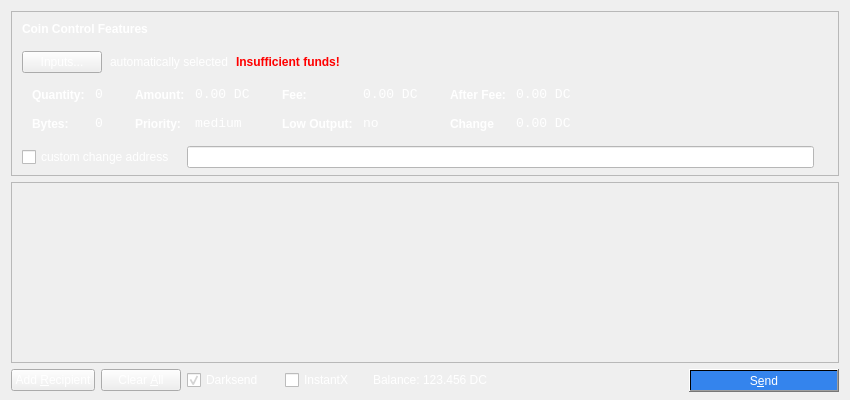
<?xml version="1.0" encoding="UTF-8"?>
<ui version="4.0">
 <class>SendCoinsDialog</class>
 <widget class="QDialog" name="SendCoinsDialog">
  <property name="geometry">
   <rect>
    <x>0</x>
    <y>0</y>
    <width>850</width>
    <height>400</height>
   </rect>
  </property>
  <property name="windowTitle">
   <string>Send Coins</string>
  </property>
  <property name="styleSheet">
   <string notr="true">color: rgb(255, 255, 255);
background:url(:/images/background4);</string>
  </property>
  <layout class="QVBoxLayout" name="verticalLayout" stretch="0,1,0">
   <property name="bottomMargin">
    <number>8</number>
   </property>
   <item>
    <widget class="QFrame" name="frameCoinControl">
     <property name="sizePolicy">
      <sizepolicy hsizetype="Expanding" vsizetype="Expanding">
       <horstretch>0</horstretch>
       <verstretch>0</verstretch>
      </sizepolicy>
     </property>
     <property name="maximumSize">
      <size>
       <width>16777215</width>
       <height>16777215</height>
      </size>
     </property>
     <property name="frameShape">
      <enum>QFrame::StyledPanel</enum>
     </property>
     <property name="frameShadow">
      <enum>QFrame::Sunken</enum>
     </property>
     <layout class="QVBoxLayout" name="verticalLayoutCoinControl2">
      <property name="spacing">
       <number>-1</number>
      </property>
      <property name="leftMargin">
       <number>0</number>
      </property>
      <property name="topMargin">
       <number>0</number>
      </property>
      <property name="rightMargin">
       <number>0</number>
      </property>
      <property name="bottomMargin">
       <number>6</number>
      </property>
      <item>
       <layout class="QVBoxLayout" name="verticalLayoutCoinControl" stretch="0,0,0,0,1">
        <property name="spacing">
         <number>0</number>
        </property>
        <property name="leftMargin">
         <number>10</number>
        </property>
        <property name="topMargin">
         <number>10</number>
        </property>
        <item>
         <layout class="QHBoxLayout" name="horizontalLayoutCoinControl1">
          <property name="bottomMargin">
           <number>15</number>
          </property>
          <item>
           <widget class="QLabel" name="labelCoinControlFeatures">
            <property name="sizePolicy">
             <sizepolicy hsizetype="Preferred" vsizetype="Maximum">
              <horstretch>0</horstretch>
              <verstretch>0</verstretch>
             </sizepolicy>
            </property>
            <property name="font">
             <font>
              <weight>75</weight>
              <bold>true</bold>
             </font>
            </property>
            <property name="styleSheet">
             <string notr="true">font-weight:bold;</string>
            </property>
            <property name="text">
             <string>Coin Control Features</string>
            </property>
           </widget>
          </item>
         </layout>
        </item>
        <item>
         <layout class="QHBoxLayout" name="horizontalLayoutCoinControl2" stretch="0,0,0,0">
          <property name="spacing">
           <number>8</number>
          </property>
          <property name="bottomMargin">
           <number>10</number>
          </property>
          <item>
           <widget class="QPushButton" name="pushButtonCoinControl">
            <property name="styleSheet">
             <string notr="true"/>
            </property>
            <property name="text">
             <string>Inputs...</string>
            </property>
           </widget>
          </item>
          <item>
           <widget class="QLabel" name="labelCoinControlAutomaticallySelected">
            <property name="text">
             <string>automatically selected</string>
            </property>
            <property name="margin">
             <number>5</number>
            </property>
           </widget>
          </item>
          <item>
           <widget class="QLabel" name="labelCoinControlInsuffFunds">
            <property name="font">
             <font>
              <weight>75</weight>
              <bold>true</bold>
             </font>
            </property>
            <property name="styleSheet">
             <string notr="true">color:red;font-weight:bold;</string>
            </property>
            <property name="text">
             <string>Insufficient funds!</string>
            </property>
            <property name="margin">
             <number>5</number>
            </property>
           </widget>
          </item>
          <item>
           <spacer name="horizontalSpacerCoinControl">
            <property name="orientation">
             <enum>Qt::Horizontal</enum>
            </property>
            <property name="sizeHint" stdset="0">
             <size>
              <width>40</width>
              <height>1</height>
             </size>
            </property>
           </spacer>
          </item>
         </layout>
        </item>
        <item>
         <widget class="QWidget" name="widgetCoinControl" native="true">
          <property name="sizePolicy">
           <sizepolicy hsizetype="Preferred" vsizetype="Preferred">
            <horstretch>0</horstretch>
            <verstretch>0</verstretch>
           </sizepolicy>
          </property>
          <property name="minimumSize">
           <size>
            <width>0</width>
            <height>0</height>
           </size>
          </property>
          <property name="styleSheet">
           <string notr="true"/>
          </property>
          <layout class="QHBoxLayout" name="horizontalLayoutCoinControl5">
           <property name="leftMargin">
            <number>0</number>
           </property>
           <property name="topMargin">
            <number>0</number>
           </property>
           <property name="rightMargin">
            <number>0</number>
           </property>
           <property name="bottomMargin">
            <number>0</number>
           </property>
           <item>
            <layout class="QHBoxLayout" name="horizontalLayoutCoinControl3" stretch="0,0,0,1">
             <property name="spacing">
              <number>20</number>
             </property>
             <property name="topMargin">
              <number>0</number>
             </property>
             <property name="bottomMargin">
              <number>10</number>
             </property>
             <item>
              <layout class="QFormLayout" name="formLayoutCoinControl1">
               <property name="horizontalSpacing">
                <number>10</number>
               </property>
               <property name="verticalSpacing">
                <number>14</number>
               </property>
               <property name="leftMargin">
                <number>10</number>
               </property>
               <property name="topMargin">
                <number>4</number>
               </property>
               <property name="rightMargin">
                <number>6</number>
               </property>
               <item row="0" column="0">
                <widget class="QLabel" name="labelCoinControlQuantityText">
                 <property name="styleSheet">
                  <string notr="true">font-weight:bold;</string>
                 </property>
                 <property name="text">
                  <string>Quantity:</string>
                 </property>
                 <property name="margin">
                  <number>0</number>
                 </property>
                </widget>
               </item>
               <item row="0" column="1">
                <widget class="QLabel" name="labelCoinControlQuantity">
                 <property name="font">
                  <font>
                   <family>Monospace</family>
                   <pointsize>10</pointsize>
                  </font>
                 </property>
                 <property name="cursor">
                  <cursorShape>IBeamCursor</cursorShape>
                 </property>
                 <property name="contextMenuPolicy">
                  <enum>Qt::ActionsContextMenu</enum>
                 </property>
                 <property name="text">
                  <string>0</string>
                 </property>
                 <property name="margin">
                  <number>0</number>
                 </property>
                 <property name="textInteractionFlags">
                  <set>Qt::LinksAccessibleByMouse|Qt::TextSelectableByKeyboard|Qt::TextSelectableByMouse</set>
                 </property>
                </widget>
               </item>
               <item row="1" column="0">
                <widget class="QLabel" name="labelCoinControlBytesText">
                 <property name="styleSheet">
                  <string notr="true">font-weight:bold;</string>
                 </property>
                 <property name="text">
                  <string>Bytes:</string>
                 </property>
                </widget>
               </item>
               <item row="1" column="1">
                <widget class="QLabel" name="labelCoinControlBytes">
                 <property name="font">
                  <font>
                   <family>Monospace</family>
                   <pointsize>10</pointsize>
                  </font>
                 </property>
                 <property name="cursor">
                  <cursorShape>IBeamCursor</cursorShape>
                 </property>
                 <property name="contextMenuPolicy">
                  <enum>Qt::ActionsContextMenu</enum>
                 </property>
                 <property name="text">
                  <string>0</string>
                 </property>
                 <property name="textInteractionFlags">
                  <set>Qt::LinksAccessibleByMouse|Qt::TextSelectableByKeyboard|Qt::TextSelectableByMouse</set>
                 </property>
                </widget>
               </item>
              </layout>
             </item>
             <item>
              <layout class="QFormLayout" name="formLayoutCoinControl2">
               <property name="horizontalSpacing">
                <number>10</number>
               </property>
               <property name="verticalSpacing">
                <number>14</number>
               </property>
               <property name="leftMargin">
                <number>6</number>
               </property>
               <property name="topMargin">
                <number>4</number>
               </property>
               <property name="rightMargin">
                <number>6</number>
               </property>
               <item row="0" column="0">
                <widget class="QLabel" name="labelCoinControlAmountText">
                 <property name="styleSheet">
                  <string notr="true">font-weight:bold;</string>
                 </property>
                 <property name="text">
                  <string>Amount:</string>
                 </property>
                 <property name="margin">
                  <number>0</number>
                 </property>
                </widget>
               </item>
               <item row="0" column="1">
                <widget class="QLabel" name="labelCoinControlAmount">
                 <property name="font">
                  <font>
                   <family>Monospace</family>
                   <pointsize>10</pointsize>
                  </font>
                 </property>
                 <property name="cursor">
                  <cursorShape>IBeamCursor</cursorShape>
                 </property>
                 <property name="contextMenuPolicy">
                  <enum>Qt::ActionsContextMenu</enum>
                 </property>
                 <property name="text">
                  <string>0.00 DC</string>
                 </property>
                 <property name="textInteractionFlags">
                  <set>Qt::LinksAccessibleByMouse|Qt::TextSelectableByKeyboard|Qt::TextSelectableByMouse</set>
                 </property>
                </widget>
               </item>
               <item row="1" column="0">
                <widget class="QLabel" name="labelCoinControlPriorityText">
                 <property name="styleSheet">
                  <string notr="true">font-weight:bold;</string>
                 </property>
                 <property name="text">
                  <string>Priority:</string>
                 </property>
                </widget>
               </item>
               <item row="1" column="1">
                <widget class="QLabel" name="labelCoinControlPriority">
                 <property name="font">
                  <font>
                   <family>Monospace</family>
                   <pointsize>10</pointsize>
                  </font>
                 </property>
                 <property name="cursor">
                  <cursorShape>IBeamCursor</cursorShape>
                 </property>
                 <property name="contextMenuPolicy">
                  <enum>Qt::ActionsContextMenu</enum>
                 </property>
                 <property name="text">
                  <string>medium</string>
                 </property>
                 <property name="textInteractionFlags">
                  <set>Qt::LinksAccessibleByMouse|Qt::TextSelectableByKeyboard|Qt::TextSelectableByMouse</set>
                 </property>
                </widget>
               </item>
              </layout>
             </item>
             <item>
              <layout class="QFormLayout" name="formLayoutCoinControl3">
               <property name="horizontalSpacing">
                <number>10</number>
               </property>
               <property name="verticalSpacing">
                <number>14</number>
               </property>
               <property name="leftMargin">
                <number>6</number>
               </property>
               <property name="topMargin">
                <number>4</number>
               </property>
               <property name="rightMargin">
                <number>6</number>
               </property>
               <item row="0" column="0">
                <widget class="QLabel" name="labelCoinControlFeeText">
                 <property name="styleSheet">
                  <string notr="true">font-weight:bold;</string>
                 </property>
                 <property name="text">
                  <string>Fee:</string>
                 </property>
                 <property name="margin">
                  <number>0</number>
                 </property>
                </widget>
               </item>
               <item row="0" column="1">
                <widget class="QLabel" name="labelCoinControlFee">
                 <property name="font">
                  <font>
                   <family>Monospace</family>
                   <pointsize>10</pointsize>
                  </font>
                 </property>
                 <property name="cursor">
                  <cursorShape>IBeamCursor</cursorShape>
                 </property>
                 <property name="contextMenuPolicy">
                  <enum>Qt::ActionsContextMenu</enum>
                 </property>
                 <property name="text">
                  <string>0.00 DC</string>
                 </property>
                 <property name="textInteractionFlags">
                  <set>Qt::LinksAccessibleByMouse|Qt::TextSelectableByKeyboard|Qt::TextSelectableByMouse</set>
                 </property>
                </widget>
               </item>
               <item row="1" column="0">
                <widget class="QLabel" name="labelCoinControlLowOutputText">
                 <property name="styleSheet">
                  <string notr="true">font-weight:bold;</string>
                 </property>
                 <property name="text">
                  <string>Low Output:</string>
                 </property>
                </widget>
               </item>
               <item row="1" column="1">
                <widget class="QLabel" name="labelCoinControlLowOutput">
                 <property name="font">
                  <font>
                   <family>Monospace</family>
                   <pointsize>10</pointsize>
                  </font>
                 </property>
                 <property name="cursor">
                  <cursorShape>IBeamCursor</cursorShape>
                 </property>
                 <property name="contextMenuPolicy">
                  <enum>Qt::ActionsContextMenu</enum>
                 </property>
                 <property name="text">
                  <string>no</string>
                 </property>
                 <property name="textInteractionFlags">
                  <set>Qt::LinksAccessibleByMouse|Qt::TextSelectableByKeyboard|Qt::TextSelectableByMouse</set>
                 </property>
                </widget>
               </item>
              </layout>
             </item>
             <item>
              <layout class="QFormLayout" name="formLayoutCoinControl4">
               <property name="horizontalSpacing">
                <number>10</number>
               </property>
               <property name="verticalSpacing">
                <number>14</number>
               </property>
               <property name="leftMargin">
                <number>6</number>
               </property>
               <property name="topMargin">
                <number>4</number>
               </property>
               <property name="rightMargin">
                <number>6</number>
               </property>
               <item row="0" column="0">
                <widget class="QLabel" name="labelCoinControlAfterFeeText">
                 <property name="styleSheet">
                  <string notr="true">font-weight:bold;</string>
                 </property>
                 <property name="text">
                  <string>After Fee:</string>
                 </property>
                 <property name="margin">
                  <number>0</number>
                 </property>
                </widget>
               </item>
               <item row="0" column="1">
                <widget class="QLabel" name="labelCoinControlAfterFee">
                 <property name="font">
                  <font>
                   <family>Monospace</family>
                   <pointsize>10</pointsize>
                  </font>
                 </property>
                 <property name="cursor">
                  <cursorShape>IBeamCursor</cursorShape>
                 </property>
                 <property name="contextMenuPolicy">
                  <enum>Qt::ActionsContextMenu</enum>
                 </property>
                 <property name="text">
                  <string>0.00 DC</string>
                 </property>
                 <property name="textInteractionFlags">
                  <set>Qt::LinksAccessibleByMouse|Qt::TextSelectableByKeyboard|Qt::TextSelectableByMouse</set>
                 </property>
                </widget>
               </item>
               <item row="1" column="0">
                <widget class="QLabel" name="labelCoinControlChangeText">
                 <property name="styleSheet">
                  <string notr="true">font-weight:bold;</string>
                 </property>
                 <property name="text">
                  <string>Change</string>
                 </property>
                </widget>
               </item>
               <item row="1" column="1">
                <widget class="QLabel" name="labelCoinControlChange">
                 <property name="font">
                  <font>
                   <family>Monospace</family>
                   <pointsize>10</pointsize>
                  </font>
                 </property>
                 <property name="cursor">
                  <cursorShape>IBeamCursor</cursorShape>
                 </property>
                 <property name="contextMenuPolicy">
                  <enum>Qt::ActionsContextMenu</enum>
                 </property>
                 <property name="text">
                  <string>0.00 DC</string>
                 </property>
                 <property name="textInteractionFlags">
                  <set>Qt::LinksAccessibleByMouse|Qt::TextSelectableByKeyboard|Qt::TextSelectableByMouse</set>
                 </property>
                </widget>
               </item>
              </layout>
             </item>
            </layout>
           </item>
          </layout>
         </widget>
        </item>
        <item>
         <layout class="QHBoxLayout" name="horizontalLayoutCoinControl4" stretch="0,0,0">
          <property name="spacing">
           <number>12</number>
          </property>
          <property name="sizeConstraint">
           <enum>QLayout::SetDefaultConstraint</enum>
          </property>
          <property name="topMargin">
           <number>5</number>
          </property>
          <property name="rightMargin">
           <number>5</number>
          </property>
          <item>
           <widget class="QCheckBox" name="checkBoxCoinControlChange">
            <property name="text">
             <string>custom change address</string>
            </property>
           </widget>
          </item>
          <item>
           <widget class="QLineEdit" name="lineEditCoinControlChange">
            <property name="enabled">
             <bool>false</bool>
            </property>
            <property name="sizePolicy">
             <sizepolicy hsizetype="Expanding" vsizetype="Fixed">
              <horstretch>0</horstretch>
              <verstretch>0</verstretch>
             </sizepolicy>
            </property>
            <property name="styleSheet">
             <string notr="true">background:rgb(255, 255, 255);
color:rgb(0, 0, 0);</string>
            </property>
           </widget>
          </item>
          <item>
           <widget class="QLabel" name="labelCoinControlChangeLabel">
            <property name="sizePolicy">
             <sizepolicy hsizetype="Preferred" vsizetype="Expanding">
              <horstretch>0</horstretch>
              <verstretch>0</verstretch>
             </sizepolicy>
            </property>
            <property name="minimumSize">
             <size>
              <width>0</width>
              <height>0</height>
             </size>
            </property>
            <property name="text">
             <string/>
            </property>
            <property name="margin">
             <number>3</number>
            </property>
           </widget>
          </item>
         </layout>
        </item>
        <item>
         <spacer name="verticalSpacerCoinControl">
          <property name="orientation">
           <enum>Qt::Vertical</enum>
          </property>
          <property name="sizeHint" stdset="0">
           <size>
            <width>800</width>
            <height>1</height>
           </size>
          </property>
         </spacer>
        </item>
       </layout>
      </item>
     </layout>
    </widget>
   </item>
   <item>
    <widget class="QScrollArea" name="scrollArea">
     <property name="widgetResizable">
      <bool>true</bool>
     </property>
     <widget class="QWidget" name="scrollAreaWidgetContents">
      <property name="geometry">
       <rect>
        <x>0</x>
        <y>0</y>
        <width>824</width>
        <height>138</height>
       </rect>
      </property>
      <layout class="QVBoxLayout" name="verticalLayout_2">
       <property name="leftMargin">
        <number>0</number>
       </property>
       <property name="topMargin">
        <number>0</number>
       </property>
       <property name="rightMargin">
        <number>0</number>
       </property>
       <property name="bottomMargin">
        <number>0</number>
       </property>
       <item>
        <layout class="QVBoxLayout" name="entries">
         <property name="spacing">
          <number>6</number>
         </property>
        </layout>
       </item>
       <item>
        <spacer name="verticalSpacer">
         <property name="orientation">
          <enum>Qt::Vertical</enum>
         </property>
         <property name="sizeHint" stdset="0">
          <size>
           <width>20</width>
           <height>40</height>
          </size>
         </property>
        </spacer>
       </item>
      </layout>
     </widget>
    </widget>
   </item>
   <item>
    <layout class="QHBoxLayout" name="horizontalLayout">
     <item>
      <widget class="QPushButton" name="addButton">
       <property name="toolTip">
        <string>Send to multiple recipients at once</string>
       </property>
       <property name="text">
        <string>Add &amp;Recipient</string>
       </property>
       <property name="autoDefault">
        <bool>false</bool>
       </property>
      </widget>
     </item>
     <item>
      <widget class="QPushButton" name="clearButton">
       <property name="sizePolicy">
        <sizepolicy hsizetype="Minimum" vsizetype="Fixed">
         <horstretch>0</horstretch>
         <verstretch>0</verstretch>
        </sizepolicy>
       </property>
       <property name="toolTip">
        <string>Remove all transaction fields</string>
       </property>
       <property name="text">
        <string>Clear &amp;All</string>
       </property>
       <property name="autoRepeatDelay">
        <number>300</number>
       </property>
       <property name="autoDefault">
        <bool>false</bool>
       </property>
      </widget>
     </item>
     <item>
      <layout class="QHBoxLayout" name="horizontalLayout_2">
       <property name="spacing">
        <number>3</number>
       </property>
       <item>
        <widget class="QCheckBox" name="checkUseDarksend">
         <property name="minimumSize">
          <size>
           <width>95</width>
           <height>0</height>
          </size>
         </property>
         <property name="text">
          <string>Darksend</string>
         </property>
         <property name="checked">
          <bool>true</bool>
         </property>
        </widget>
       </item>
       <item>
        <widget class="QCheckBox" name="checkInstantX">
         <property name="enabled">
          <bool>true</bool>
         </property>
         <property name="minimumSize">
          <size>
           <width>85</width>
           <height>0</height>
          </size>
         </property>
         <property name="text">
          <string>InstantX</string>
         </property>
        </widget>
       </item>
       <item>
        <widget class="QLabel" name="label">
         <property name="sizePolicy">
          <sizepolicy hsizetype="Preferred" vsizetype="Fixed">
           <horstretch>0</horstretch>
           <verstretch>0</verstretch>
          </sizepolicy>
         </property>
         <property name="text">
          <string>Balance:</string>
         </property>
        </widget>
       </item>
       <item>
        <widget class="QLabel" name="labelBalance">
         <property name="sizePolicy">
          <sizepolicy hsizetype="Preferred" vsizetype="Fixed">
           <horstretch>0</horstretch>
           <verstretch>0</verstretch>
          </sizepolicy>
         </property>
         <property name="cursor">
          <cursorShape>IBeamCursor</cursorShape>
         </property>
         <property name="text">
          <string>123.456 DC</string>
         </property>
         <property name="textInteractionFlags">
          <set>Qt::LinksAccessibleByMouse|Qt::TextSelectableByKeyboard|Qt::TextSelectableByMouse</set>
         </property>
        </widget>
       </item>
      </layout>
     </item>
     <item>
      <spacer name="horizontalSpacer">
       <property name="orientation">
        <enum>Qt::Horizontal</enum>
       </property>
       <property name="sizeHint" stdset="0">
        <size>
         <width>40</width>
         <height>20</height>
        </size>
       </property>
      </spacer>
     </item>
     <item>
      <widget class="QPushButton" name="sendButton">
       <property name="minimumSize">
        <size>
         <width>150</width>
         <height>0</height>
        </size>
       </property>
       <property name="toolTip">
        <string>Confirm the send action</string>
       </property>
       <property name="styleSheet">
        <string notr="true">
color: rgb(255, 255, 255);
background:qlineargradient(spread:pad, x1:0.155, y1:1, x2:0.610837, y2:0.045, stop:0.980296 rgba(52, 132, 237, 255));</string>
       </property>
       <property name="text">
        <string>S&amp;end</string>
       </property>
       <property name="icon">
        <iconset resource="../bitcoin.qrc">
         <normaloff>:/icons/send</normaloff>:/icons/send</iconset>
       </property>
       <property name="default">
        <bool>true</bool>
       </property>
      </widget>
     </item>
    </layout>
   </item>
  </layout>
 </widget>
 <resources>
  <include location="../bitcoin.qrc"/>
 </resources>
 <connections/>
</ui>
